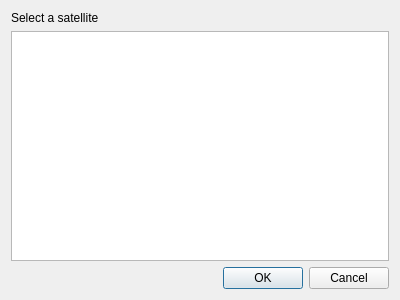
<?xml version="1.0" encoding="UTF-8"?>
<ui version="4.0">
 <class>SatelliteSelectionDialog</class>
 <widget class="QDialog" name="SatelliteSelectionDialog">
  <property name="geometry">
   <rect>
    <x>0</x>
    <y>0</y>
    <width>400</width>
    <height>300</height>
   </rect>
  </property>
  <property name="sizePolicy">
   <sizepolicy hsizetype="MinimumExpanding" vsizetype="MinimumExpanding">
    <horstretch>0</horstretch>
    <verstretch>0</verstretch>
   </sizepolicy>
  </property>
  <property name="windowTitle">
   <string>Select a satellite</string>
  </property>
  <layout class="QVBoxLayout" name="verticalLayout">
   <item>
    <widget class="QLabel" name="hintText">
     <property name="text">
      <string>Select a satellite</string>
     </property>
    </widget>
   </item>
   <item>
    <widget class="QTreeView" name="satellites">
     <property name="selectionBehavior">
      <enum>QAbstractItemView::SelectRows</enum>
     </property>
     <property name="rootIsDecorated">
      <bool>false</bool>
     </property>
     <property name="itemsExpandable">
      <bool>false</bool>
     </property>
    </widget>
   </item>
   <item>
    <widget class="QDialogButtonBox" name="buttonBox">
     <property name="orientation">
      <enum>Qt::Horizontal</enum>
     </property>
     <property name="standardButtons">
      <set>QDialogButtonBox::Cancel|QDialogButtonBox::Ok</set>
     </property>
    </widget>
   </item>
  </layout>
 </widget>
 <resources/>
 <connections>
  <connection>
   <sender>buttonBox</sender>
   <signal>accepted()</signal>
   <receiver>SatelliteSelectionDialog</receiver>
   <slot>accept()</slot>
   <hints>
    <hint type="sourcelabel">
     <x>248</x>
     <y>254</y>
    </hint>
    <hint type="destinationlabel">
     <x>157</x>
     <y>274</y>
    </hint>
   </hints>
  </connection>
  <connection>
   <sender>buttonBox</sender>
   <signal>rejected()</signal>
   <receiver>SatelliteSelectionDialog</receiver>
   <slot>reject()</slot>
   <hints>
    <hint type="sourcelabel">
     <x>316</x>
     <y>260</y>
    </hint>
    <hint type="destinationlabel">
     <x>286</x>
     <y>274</y>
    </hint>
   </hints>
  </connection>
 </connections>
</ui>
